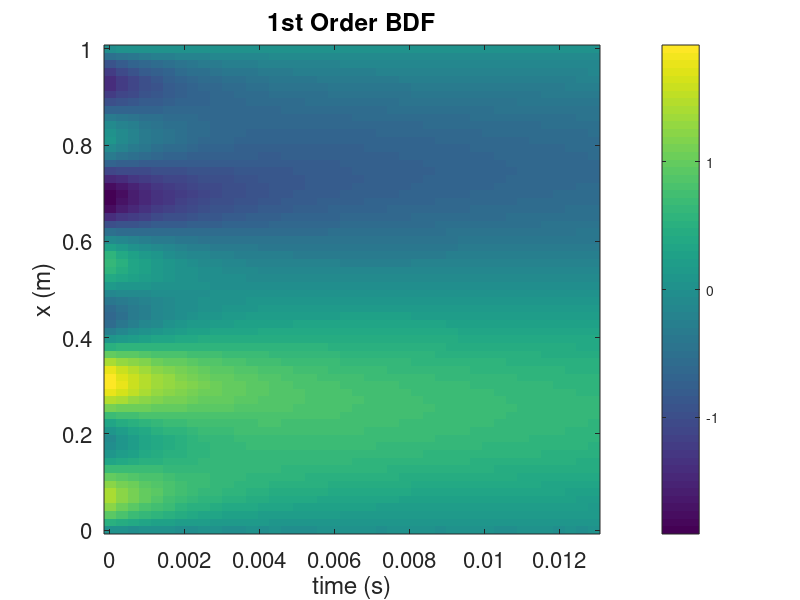
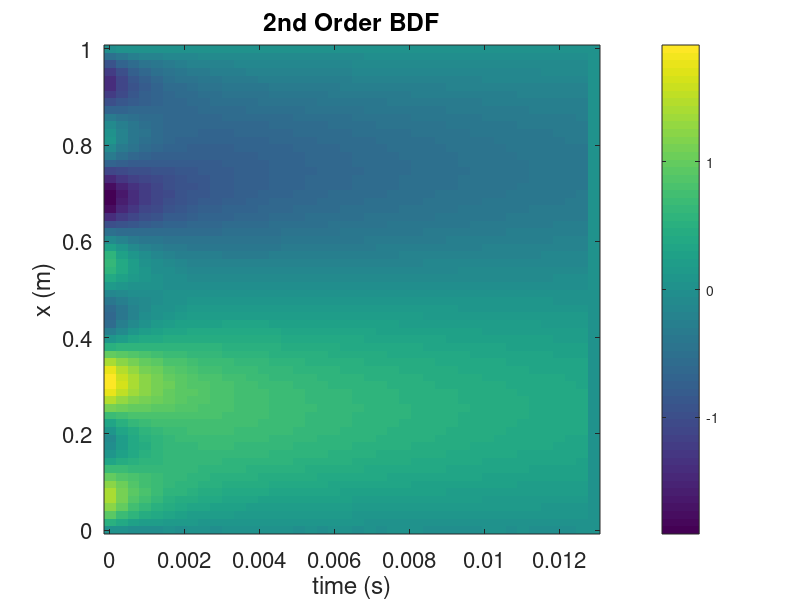
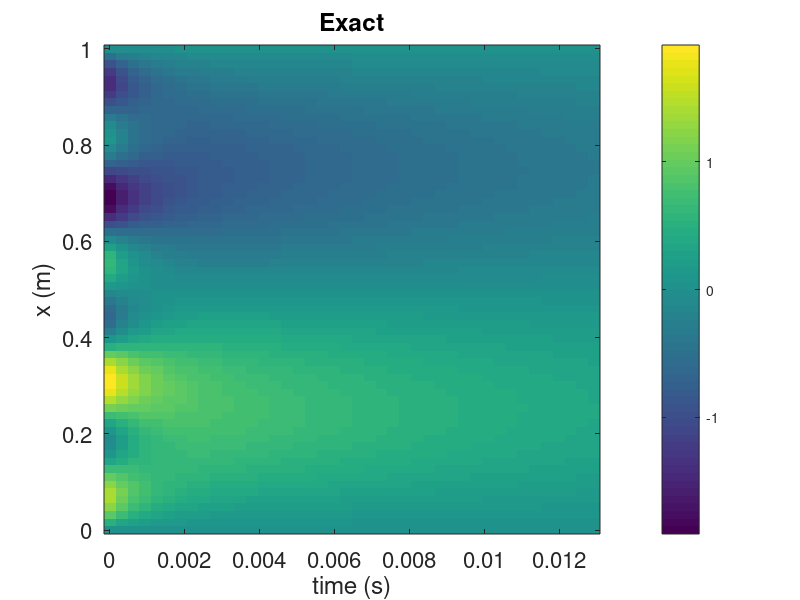

MATLAB code to generate these figures, in order:
%Final Exam
%Problem 3 
%Part b->d
%This script demos BDF Eurler methods
%Created by: Patrick Good
%Source code from Dr. Z

%clear workspace
clc
clear
close all

% Define a 1D space and time grid in x for test problem
lx=64;
a=0;     %here a,b are the endpoints of the x-domain
b=1;     %use a square region for a test problem
x=linspace(a,b,lx);
dx=x(2)-x(1);        %grid spacing

% Define parameters of the parabolic equation, time variable
lambda=2;
tau=1/(2*pi/(2*dx))^2/lambda;    %diffusion time scale for the equation, based on smallest resolvable spatial mode
%dt=tau/5;              %time step

dtmargin=1/lambda/2*dx^2;
dt=5*dtmargin;
tmin=0;
tmax=1024*tau;          %go out to three times the diffusion time scale for the smallest possible mode
t=tmin:dt:tmax;
lt=numel(t);

% Trapezoidal implementation, note matrix solutions are more efficiently handled thru tri-diagonal solver; Matlab built-in will detect automatically
f2=zeros(lx,lt);
A=sparse(lx,lx);   %allocate sparse array storage (this matrix is to be tridiag)
b=zeros(lx,1);


f2(:,1)=sin(2*pi*x)+sin(8*pi*x);
for n=2:lt
    A(1,1)=1;
    b(1)=0;
    for ix=2:lx-1
        %i-1 coeff
        A(ix,ix-1)=-lambda/2/dx^2; %C
        
        %i coeff
        A(ix,ix)=1/dt+lambda/dx^2; %B
        
        %i+1 coeff
        A(ix,ix+1)=-lambda/2/dx^2; %A
        
        b(ix)=(f2(ix,n-1))/dt+(f2(ix+1,n)-2*f2(ix,n)+f2(ix-1,n))/dx^2*lambda; %adjusted for Euler
    end %for
    A(lx,lx)=1;
    b(lx)=0;
    
    fnow=A\b;
    f2(:,n)=fnow;
end %for

% Compare two solutions on plot
figure(1);
imagesc(t,x,f2);
colorbar;
axis xy;
xlabel('time (s)');
ylabel('x (m)');
title('1st Order BDF');
set(gca,'FontSize',16);

% Trapezoidal implementation, note matrix solutions are more efficiently handled thru tri-diagonal solver; Matlab built-in will detect automatically
f3=zeros(lx,lt);
A=sparse(lx,lx);   %allocate sparse array storage (this matrix is to be tridiag)
b=zeros(lx,1);


f3(:,1)=sin(2*pi*x)+sin(8*pi*x);
for n=2:lt-1
    A(1,1)=1;
    b(1)=0;
    for ix=2:lx-1
        %i-1 coeff
        A(ix,ix-1)=-lambda/2/dx^2; %C
        
        %i coeff
        A(ix,ix)=1/2/dt+lambda/dx^2; %B
        
        %i+1 coeff
        A(ix,ix+1)=-lambda/2/dx^2; %A
        
        b(ix)=(3*f3(ix,n+1)-4*f3(ix,n)+f3(ix,n-1))/2/dt+(f3(ix+1,n)-2*f3(ix,n)+f3(ix-1,n))/dx^2*(lambda); %adjusted for Euler
    end %for
    A(lx,lx)=1;
    b(lx)=0;
    
    fnow=A\b;
    f3(:,n)=fnow;
end %for

% Compare two solutions on plot
figure(2);
imagesc(t,x,f3);
colorbar;
axis xy;
xlabel('time (s)');
ylabel('x (m)');
title('2nd Order BDF');
set(gca,'FontSize',16);


% Compute and plot the analytical solution (see https://github.com/gemini3d/GEMINI-docs/blob/master/test_descriptions/GEMINItests.pdf for a derivation)
[T,X]=meshgrid(t,x);
tempexact=exp(-4*pi^2*lambda*T).*sin(2*pi*X)+exp(-64*pi^2*lambda*T).*sin(8*pi*X);

figure(3);
imagesc(t,x,tempexact);
colorbar;
axis xy;
xlabel('time (s)');
ylabel('x (m)');
title('Exact');
set(gca,'FontSize',16);













